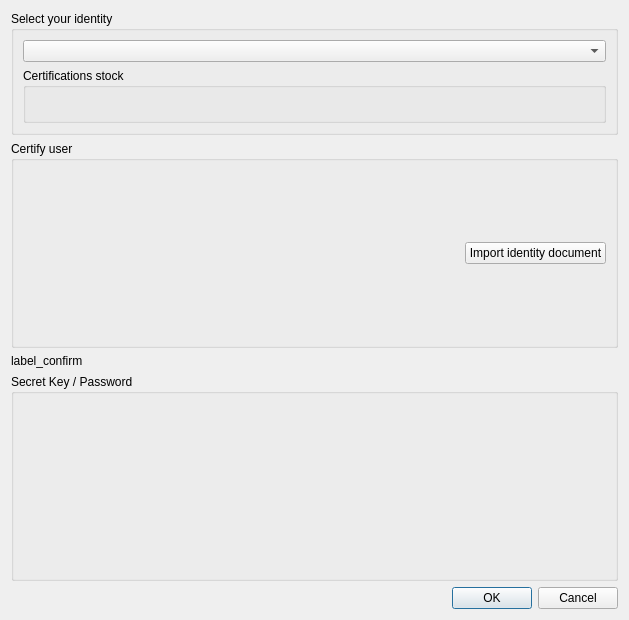
<?xml version="1.0" encoding="UTF-8"?>
<ui version="4.0">
 <class>CertificationWidget</class>
 <widget class="QWidget" name="CertificationWidget">
  <property name="geometry">
   <rect>
    <x>0</x>
    <y>0</y>
    <width>629</width>
    <height>620</height>
   </rect>
  </property>
  <property name="windowTitle">
   <string>Form</string>
  </property>
  <layout class="QVBoxLayout" name="verticalLayout">
   <item>
    <widget class="QGroupBox" name="groupbox_identity">
     <property name="sizePolicy">
      <sizepolicy hsizetype="Preferred" vsizetype="Maximum">
       <horstretch>0</horstretch>
       <verstretch>0</verstretch>
      </sizepolicy>
     </property>
     <property name="title">
      <string>Select your identity</string>
     </property>
     <layout class="QVBoxLayout" name="verticalLayout_2">
      <item>
       <widget class="QComboBox" name="combo_connections"/>
      </item>
      <item>
       <widget class="QGroupBox" name="groupBox_3">
        <property name="title">
         <string>Certifications stock</string>
        </property>
        <layout class="QVBoxLayout" name="verticalLayout_4">
         <item>
          <widget class="QLabel" name="label_cert_stock">
           <property name="text">
            <string/>
           </property>
          </widget>
         </item>
        </layout>
       </widget>
      </item>
     </layout>
    </widget>
   </item>
   <item>
    <widget class="QGroupBox" name="groupbox_certified">
     <property name="title">
      <string>Certify user</string>
     </property>
     <layout class="QVBoxLayout" name="verticalLayout_3">
      <item>
       <layout class="QHBoxLayout" name="horizontalLayout">
        <item>
         <spacer name="horizontalSpacer">
          <property name="orientation">
           <enum>Qt::Horizontal</enum>
          </property>
          <property name="sizeHint" stdset="0">
           <size>
            <width>40</width>
            <height>20</height>
           </size>
          </property>
         </spacer>
        </item>
        <item>
         <widget class="QPushButton" name="button_import_identity">
          <property name="text">
           <string>Import identity document</string>
          </property>
         </widget>
        </item>
       </layout>
      </item>
     </layout>
    </widget>
   </item>
   <item>
    <widget class="QLabel" name="label_confirm">
     <property name="sizePolicy">
      <sizepolicy hsizetype="Preferred" vsizetype="Maximum">
       <horstretch>0</horstretch>
       <verstretch>0</verstretch>
      </sizepolicy>
     </property>
     <property name="text">
      <string>label_confirm</string>
     </property>
    </widget>
   </item>
   <item>
    <widget class="QGroupBox" name="group_box_password">
     <property name="title">
      <string>Secret Key / Password</string>
     </property>
     <layout class="QVBoxLayout" name="verticalLayout_6">
      <item>
       <layout class="QVBoxLayout" name="layout_password_input"/>
      </item>
     </layout>
    </widget>
   </item>
   <item>
    <widget class="QDialogButtonBox" name="button_box">
     <property name="enabled">
      <bool>true</bool>
     </property>
     <property name="orientation">
      <enum>Qt::Horizontal</enum>
     </property>
     <property name="standardButtons">
      <set>QDialogButtonBox::Cancel|QDialogButtonBox::Ok</set>
     </property>
    </widget>
   </item>
  </layout>
 </widget>
 <resources/>
 <connections/>
</ui>
